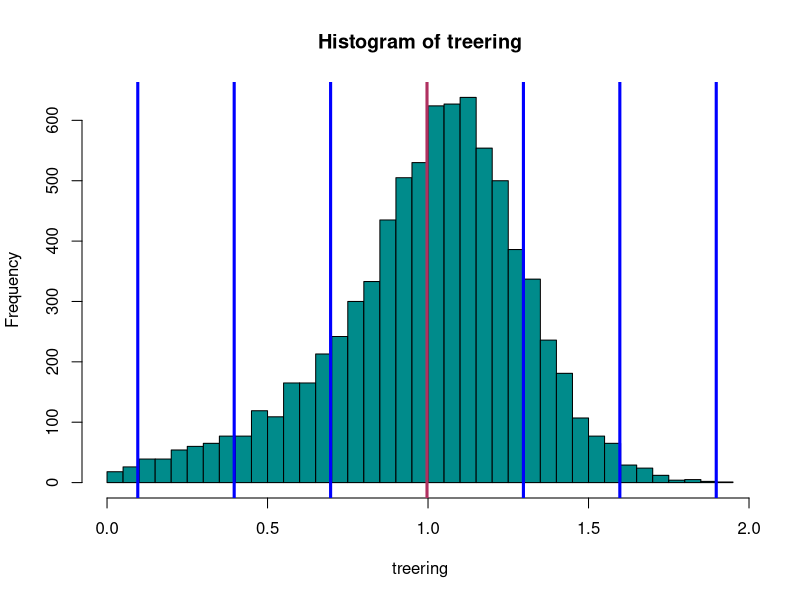
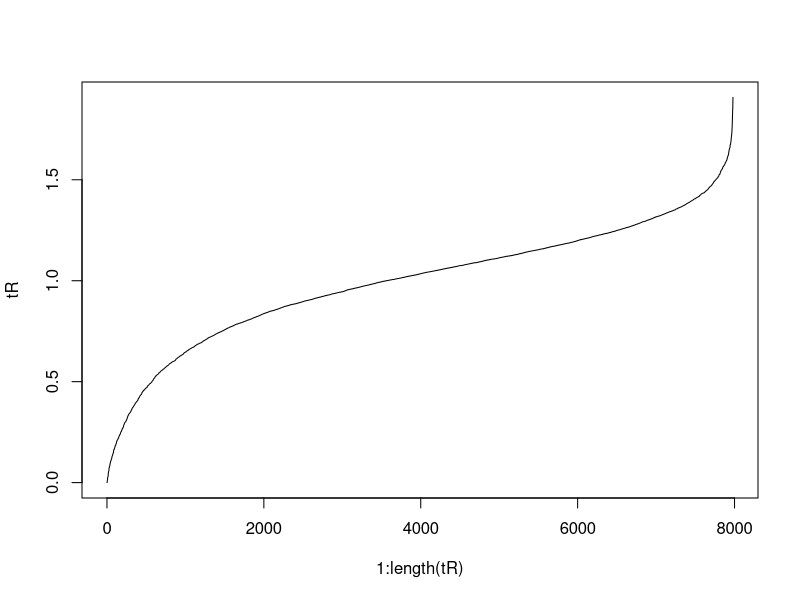
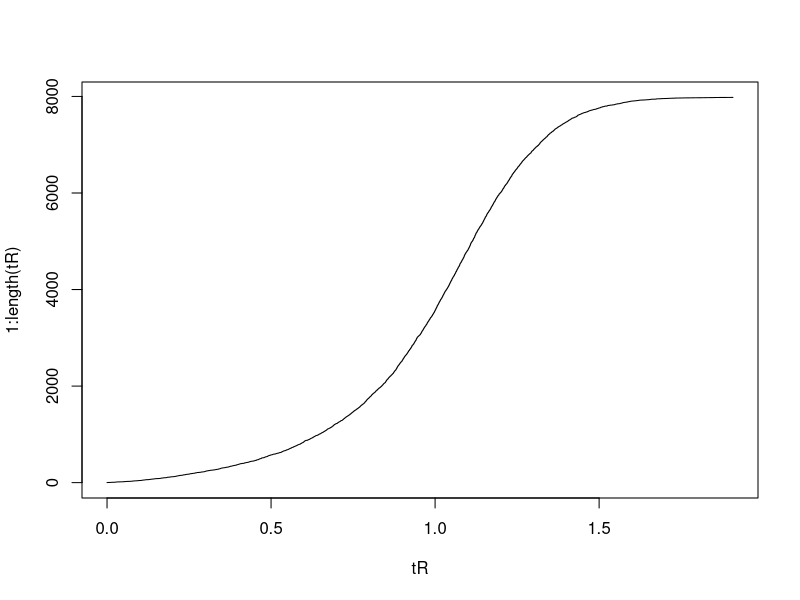
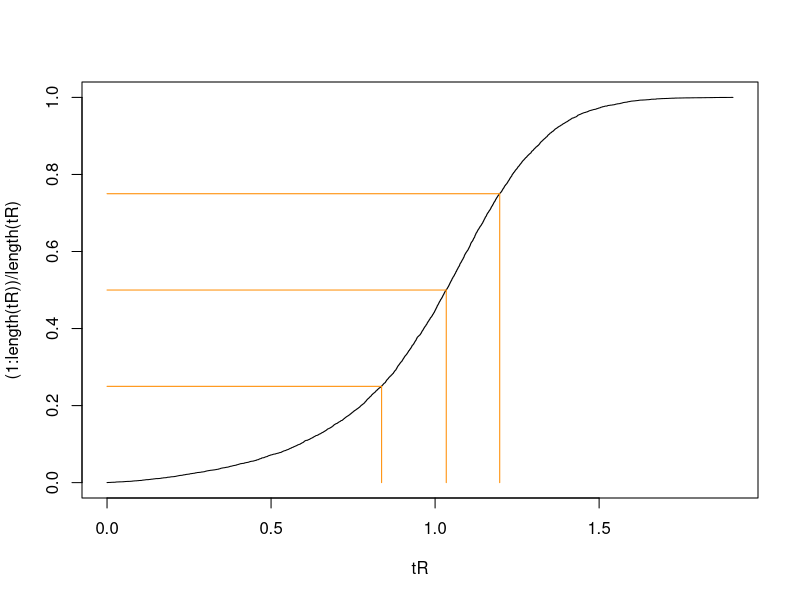
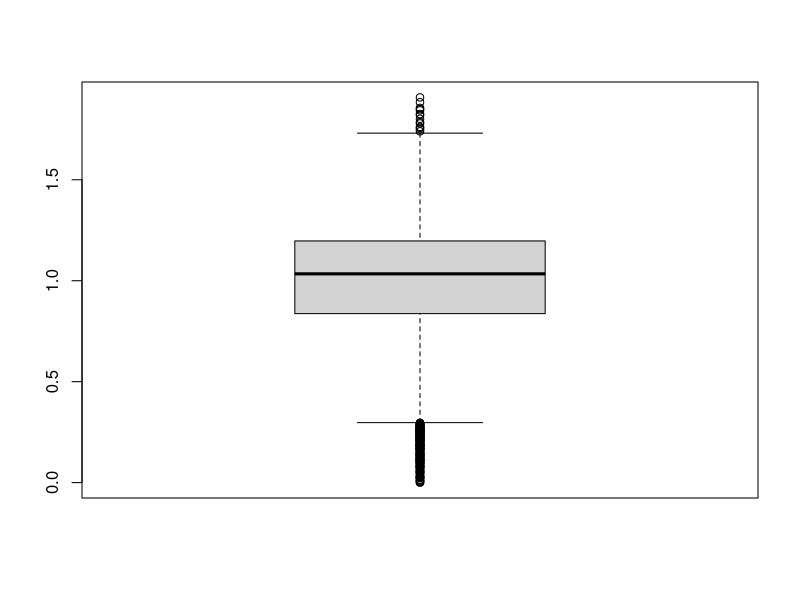

These figures' R source, in order:
library(datasets)

hist(treering,breaks=50,col="darkcyan")

m <- mean(treering)

abline(v=m, col="maroon",lwd=3)

s <- sd(treering)

abline(v=m+s, col="blue", lwd=3)
abline(v=m+2*s, col="blue", lwd=3)
abline(v=m+3*s, col="blue", lwd=3)
abline(v=m-s, col="blue", lwd=3)
abline(v=m-2*s, col="blue", lwd=3)
abline(v=m-3*s, col="blue", lwd=3)

tR <- sort(treering)

plot(1:length(tR),tR, type="l")

plot(tR, 1:length(tR), type="l")

plot(tR, (1:length(tR))/length(tR),type="l")

lines(x=c(0,quantile(tR,0.75)),y=rep(0.75,2),col="darkorange")
lines(x=rep(quantile(tR,0.75),2),y=c(0,0.75),col="darkorange")

quantile(tR, c(.25, .50, .75))

lines(x=c(0,quantile(tR,0.25)),y=rep(0.25,2),col="darkorange")
lines(x=rep(quantile(tR,0.25),2),y=c(0,0.25),col="darkorange")

lines(x=c(0,quantile(tR,0.50)),y=rep(0.50,2),col="darkorange")
lines(x=rep(quantile(tR,0.50),2),y=c(0,0.50),col="darkorange")

quantile(tR, c(.25, .50, .75))


boxplot(treering)